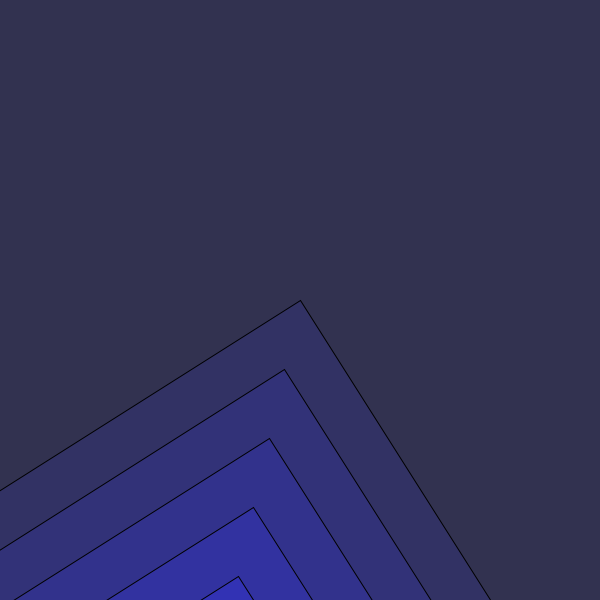
Frame 1 (no input)
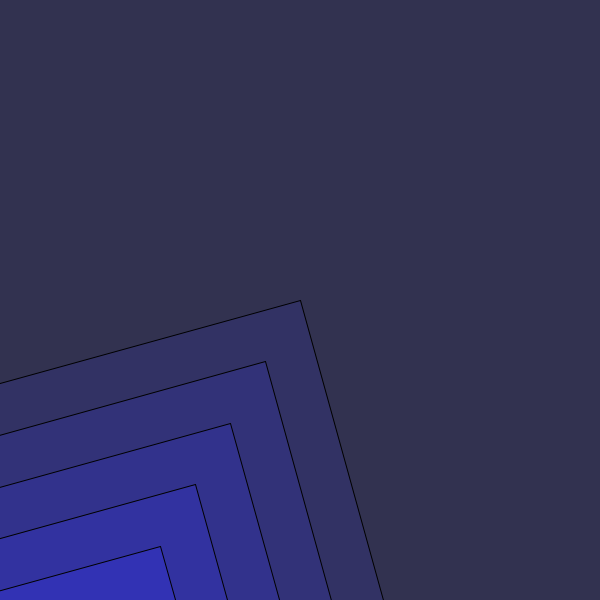
Frame 60 (the mouse pressed at the canvas centre just before this capture)
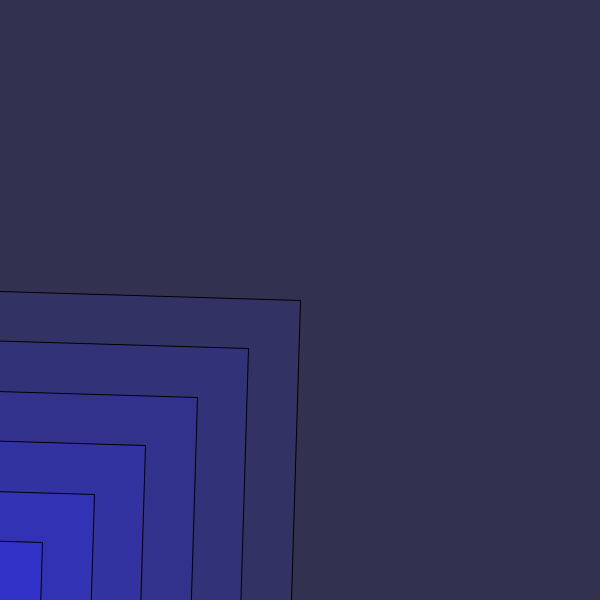
Frame 120 (the mouse held since frame 60 and released just before this capture)

The Processing sketch that drew these frames (run headless with seeded random() and noise(); from frame 60 on, the mouse is pressed at the canvas centre):

// Processing sketch: sketch_practice_02
// ── sketch_practice_02.pde
/*
int square1 = 100;
int square2 = 200;
int square3 = 300;
int square4 = 400;
int square5 = 500;
int square6 = 600;

void setup() {
  size(640, 360);
  background(50, 50, 80);
}

void draw() {
  rectMode(CENTER);

  fill(50, 50, 100);
  rect(width/2, height/2, square6, square6);

  fill(50, 50, 120);
  rect(width/2, height/2, square5, square5);

  fill(50, 50, 140);
  rect(width/2, height/2, square4, square4);

  fill(50, 50, 160);
  rect(width/2, height/2, square3, square3);

  fill(50, 50, 180);
  rect(width/2, height/2, square2, square2);

  fill(50, 50, 200);
  rect(width/2, height/2, square1, square1);
}
*/


int square1 = 100;
int square2 = 200;
int square3 = 300;
int square4 = 400;
int square5 = 500;
int square6 = 600;

float angle = 1;

void setup() {
  size(600, 600);
}

void draw() {
  rectMode(CENTER);
  background(50, 50, 80);
  
  translate(width/2, height/2);
  angle = angle + 0.005;
  rotate(angle);

  fill(50, 50, 100);
  rect(width/2, height/2, square6, square6);

  fill(50, 50, 120);
  rect(width/2, height/2, square5, square5);

  fill(50, 50, 140);
  rect(width/2, height/2, square4, square4);

  fill(50, 50, 160);
  rect(width/2, height/2, square3, square3);

  fill(50, 50, 180);
  rect(width/2, height/2, square2, square2);

  fill(50, 50, 200);
  rect(width/2, height/2, square1, square1);
}
